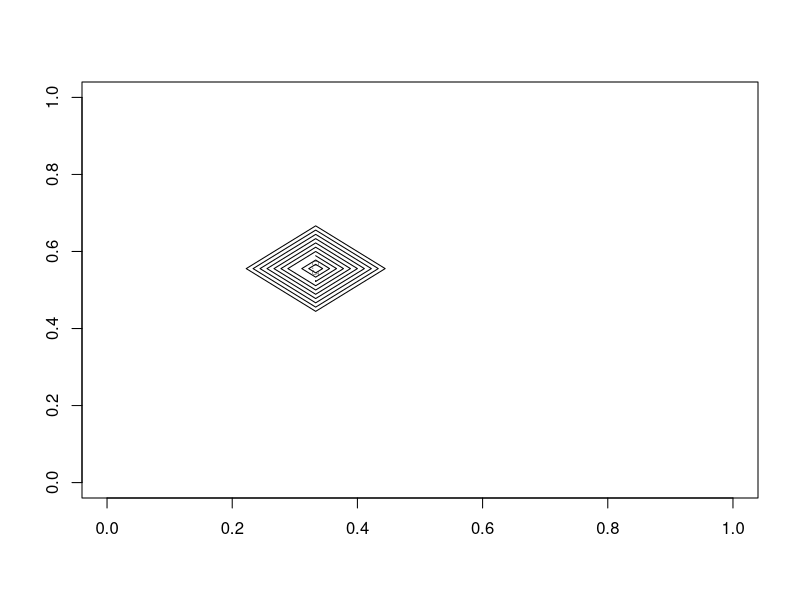
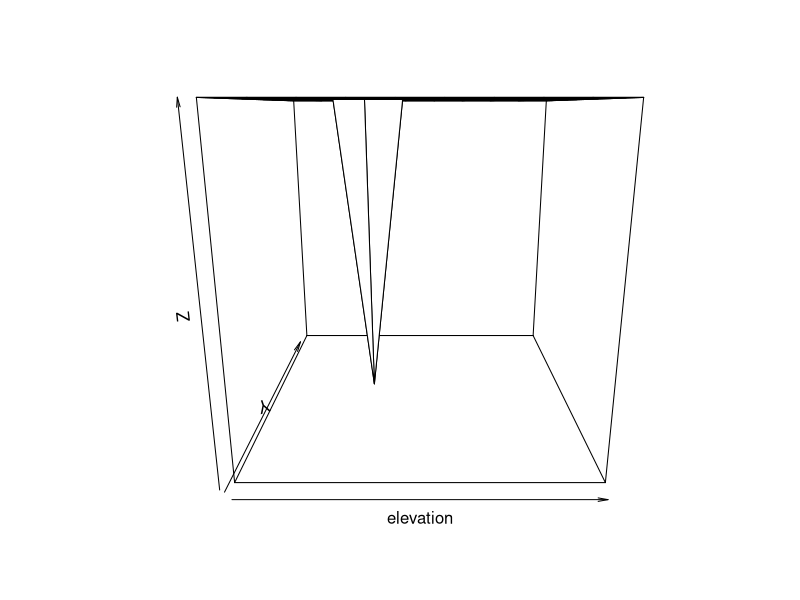
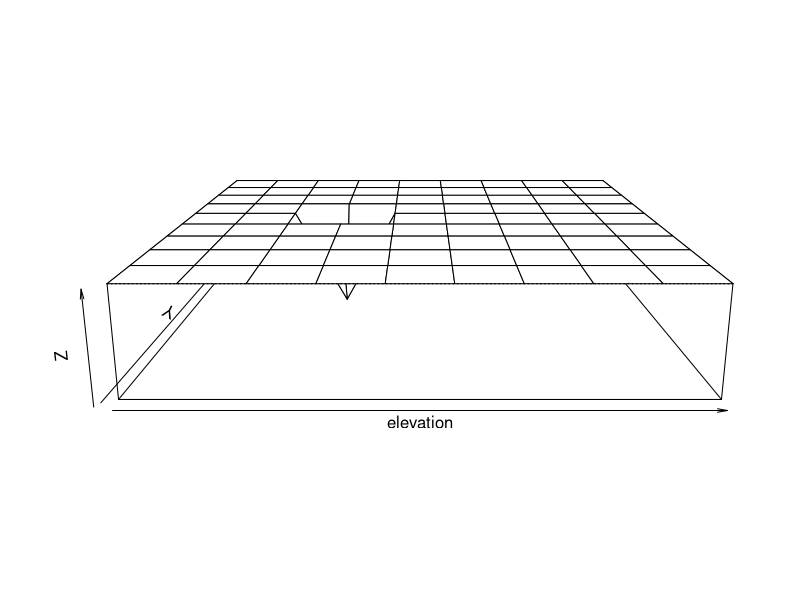
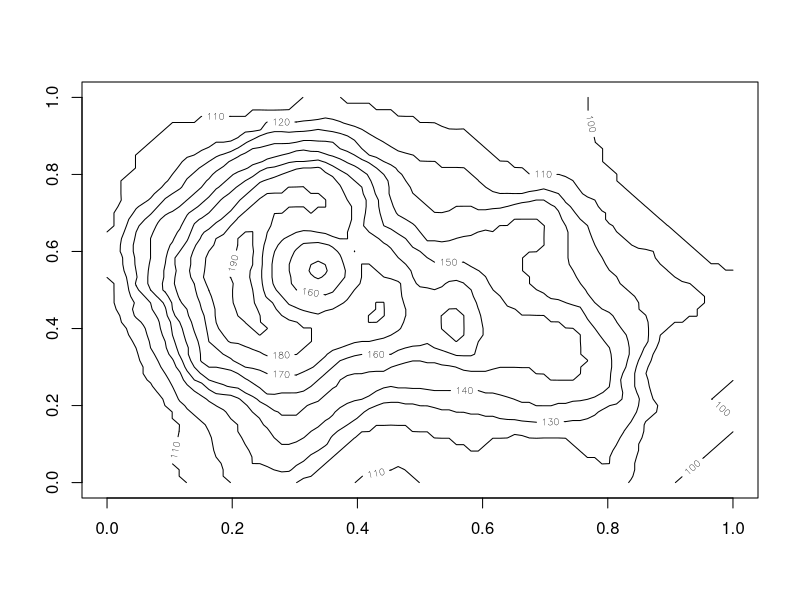
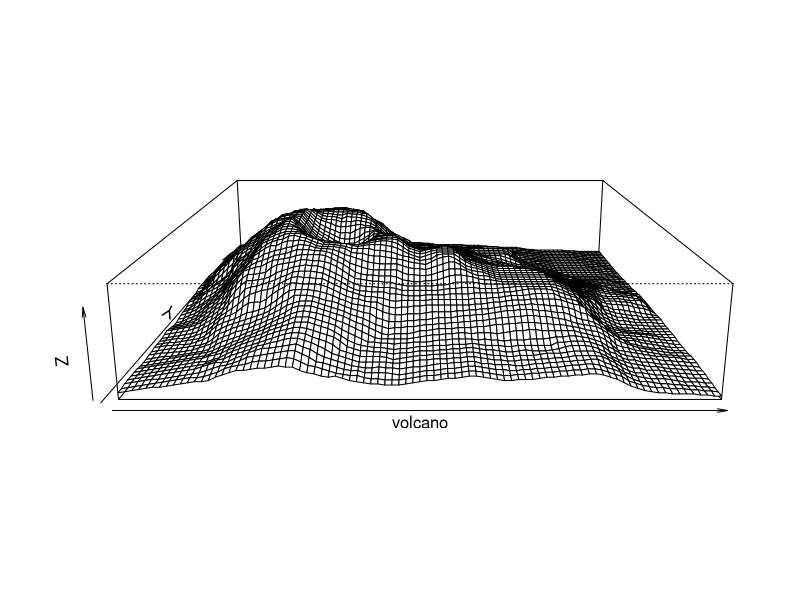
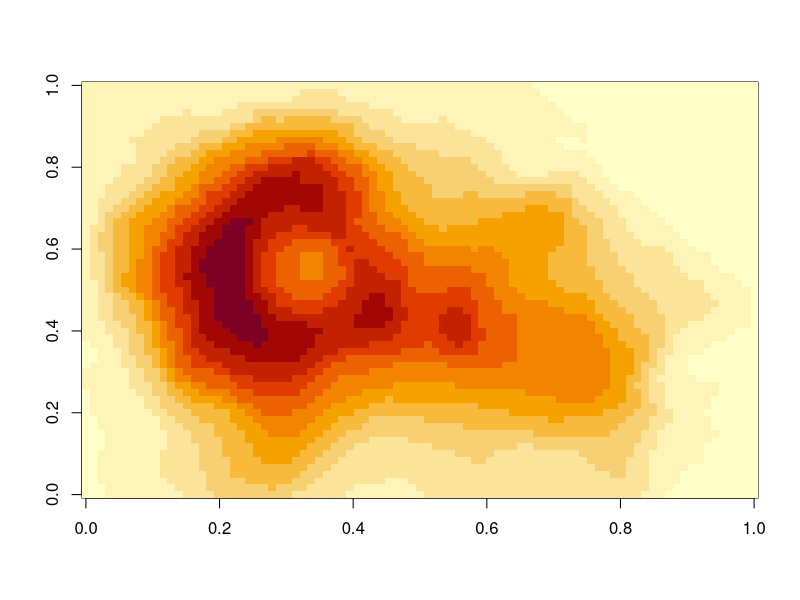

These figures' R source, in order:
#matrices
#make a matrix 3 rows by 4 columns w/all fields set to 0
matrix(0, 3, 4)
#make a 12-item vector and print to see the vectors values in a row
a <- 1:12
print (a)
#call matrix with the vector inserted
matrix(a, 3, 4)
#create an 8-item vector
plank <- 1:8
#dim function sets dimensions for a matrix, assign dimensions to plank by passing a vector specifying 2 rows and 4 columns
dim(plank) <- c(2, 4)
print(plank)
#use matrix function to make a 5x5 matrix with fields = 2
matrix(2, 5, 5)
#matrix access (from the plank matrix)
print(plank)
#extract values from second row third column of plank 
plank[2, 3]
#extract values from first row fourth column
plank[1,4]
#assign a value to the vector
plank[1, 4] <- 0
#retrieving the second row of the matrix
plank[2,]
#retrieving the fourth column of the matrix
plank[, 4]
#matrix plotting
#create matrix called elevation: 10x10 with all values equal to 1
elevation <- matrix(1, 10, 10)
#fourth row sixth column elevation is 0 not 1
elevation[4, 6] <- 0
#create a contour map with the contour function
contour(elevation)
#create 3D perspective plot with the persp function, highest value is at the top
persp(elevation)
# fix the perspective by setting value for the expand parameter
persp(elevation, expand=0.2)
#create contour map of new zealand volcano
contour(volcano)
#perspective plot of the volcano
persp(volcano, expand=0.2)
#create a heat map using the image function
image(volcano)
